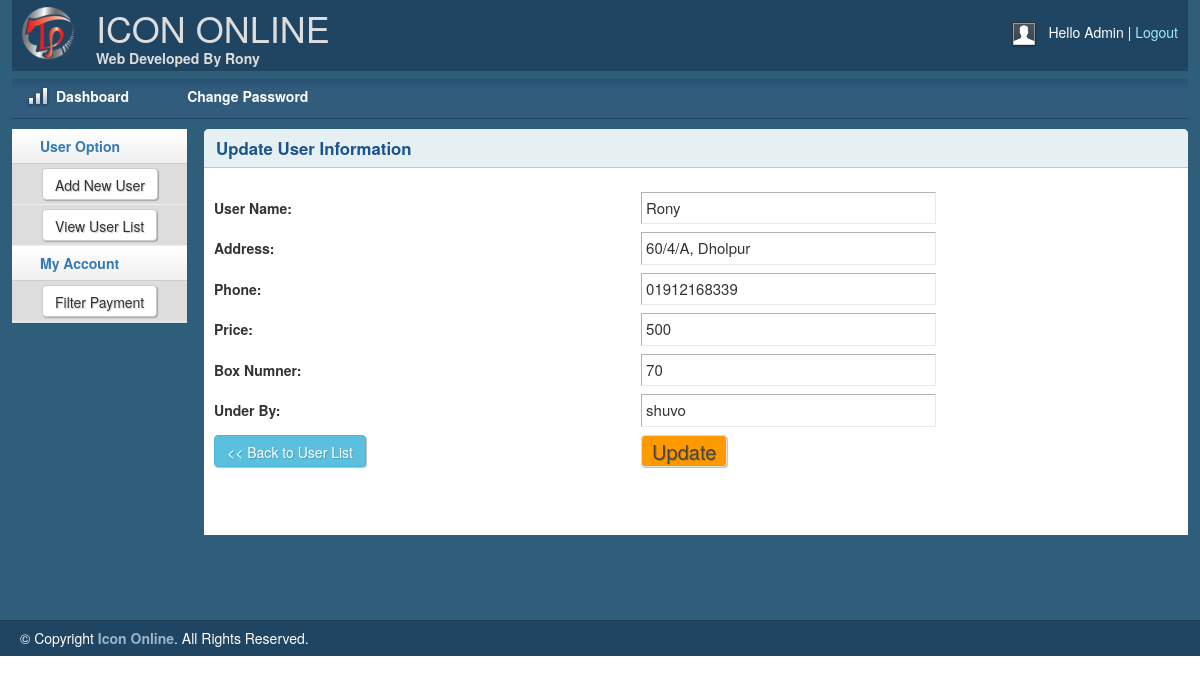
/useredit.php?userid=64, run on the app's committed database.
### tables this page shows
CREATE TABLE IF NOT EXISTS `user_info` (
  `user_id` int(11) NOT NULL AUTO_INCREMENT,
  `user_name` varchar(255) NOT NULL,
  `address` varchar(255) NOT NULL,
  `phone` varchar(255) NOT NULL,
  `price` int(50) NOT NULL,
  `box_num` varchar(255) NOT NULL,
  `under_by` varchar(255) NOT NULL,
  PRIMARY KEY (`user_id`)
);

### lib/Database.php (called while the page is built, shortened)
<?php
Class Database{
 public $host   = DB_HOST;
 public $user   = DB_USER;
 public $pass   = DB_PASS;
 public $dbname = DB_NAME;
 public $link;
private function connectDB(){
 $this->link = new mysqli($this->host, $this->user, $this->pass, $this->dbname);
 }
public function select($query){
  $result = $this->link->query($query) or die($this->link->error.__LINE__);
  if($result->num_rows > 0){
    return $result;
  } else {
    return false;
  }
 }
}

### classes/User.php (called while the page is built, shortened)
<?php
   $filepath = realpath(dirname(__FILE__));
    include_once ($filepath.'/../lib/Database.php');
?>
<?php
class User{
	 private $db;
	 public function __construct(){
		$this->db=new Database();
	}
	public function getUserById($id){
		$query =  "SELECT * FROM user_info where user_id='$id'";
		$result = $this->db->select($query);
        return $result;
	}
}
?>

### useredit.php (the view, shortened to what this page needs)
<?php include 'inc/header.php';?>
<?php include 'inc/sidebar.php';?>
<?php include 'classes/User.php';?>
<?php
if(!isset($_GET['userid']) || $_GET['userid']== NULL) {
       echo "<script> window.location='userlist.php';</script>";
       }
       else{
        $id = preg_replace('/[^-a-zA-Z0-9_]/', '', $_GET['userid']);
       }
  $us=new User();
?>
<div class="grid_10">
    <div class="box round first grid">
        <h2>Update User Information</h2>
        <div class="block">
               <?php
                    $getUser  = $us->getUserById($id);
                    if($getUser ){
                      while ($value= $getUser->fetch_assoc()) {
                 ?>
         <form action="" method="post" enctype="multipart/form-data">
            <table class="form">
                 <tr>
                    <td>
                        <label>User Name:</label>
                    </td>
                    <td>
                        <input type="text" name="user_name" value="<?php echo $value['user_name'];?>" class="medium" />
                    </td>
                </tr>
                 <tr>
                    <td>
                        <label>Address:</label>
                    </td>
                    <td>
                        <input type="text" name="address" value="<?php echo $value['address'];?>" class="medium" />
                    </td>
                </tr>
                 <tr>
                    <td>
                        <label>Phone:</label>
                    </td>
                    <td>
                        <input type="text" name="phone" value="<?php echo $value['phone'];?>" class="medium" />
                    </td>
                </tr>
                <tr>
                    <td>
                        <label>Price:</label>
                    </td>
                    <td>
                        <input type="text" name="price" value="<?php echo $value['price'];?>" class="medium" />
                    </td>
                </tr>
                <tr>
                    <td>
                        <label>Box Numner:</label>
                    </td>
                    <td>
                        <input type="text" name="box_num" value="<?php echo $value['box_num'];?>" class="medium" />
                    </td>
                </tr>
                <tr>
                    <td>
                        <label>Under By:</label>
                    </td>
                    <td>
                        <input type="text" name="under_by" value="<?php echo $value['under_by'];?>" class="medium" />
                    </td>
                </tr>
               <tr>
                    <td><a href="userlist.php"><button type="button" class="btn btn-info"><< Back to User List</button></a></td>
                    <td>
                        <input class="btn btn-secondary" type="submit" name="submit" Value="Update" />
                    </td>
                </tr>
            </table>
            </form>
                     <?php }}?>
        </div>
    </div>
</div>
<?php include 'inc/footer.php';?>

### css/layout.css (style rules this page uses)
body { background: #fff none repeat scroll 0 0; color: #444; font-size: 14px; padding: 0; }
a { color: #000; font-weight:bold; text-decoration: none; }
h1, h2, h3, h4, h5, h6 { line-height:1.2em; margin-bottom:.3em; }
h2 { margin-top:1em; }
.box { background:#fff; margin-bottom:20px; padding:10px 10px 10px 10px; margin-left:-8px; }
.box.grid { padding-bottom:40px; }
.box.round { -moz-border-radius: 5px 5px 0px 0px; -webkit-border-radius: 5px 5px 0px 0px; border-radius: 5px 5px 0px 0px; }
.box h2 { font-size:1.2em; font-weight:bold; color:#1B548D; background:#E6F0F3; margin:-10px -10px 0 -10px; padding:10px 12px; border-bottom:1px solid #B3CBD6; -moz-border-radius: 5px 5px 0px 0px; -webkit-border-radius: 5px 5px 0px 0px; border-radius: 5px 5px 0px 0px; }
.box.first { min-height: 406px; }
.block { padding-top:20px; }
table.form { width:100%; }
table.form td { padding:4px 0px; }
table.form label { font-weight:bold; }
table.form input, table.form select { font-size: 15px; padding: 4px 4px 5px 4px; border-top: 1px solid #b3b3b3; border-left: 1px solid #b3b3b3; border-right: 1px solid #eaeaea; border-bottom: 1px solid #eaeaea; }
table.form input[type="submit"] { border: 1px solid #ddd; color: #444; cursor: pointer; font-size: 20px; padding: 2px 10px; }
input.medium { width: 55%; }
.block { padding-bottom:1px; }
.btn, .btn-icon, .btn-mini { background-repeat: repeat-x; color: #FFF; font-weight: bold; display: inline-block; text-decoration: none; border-width: 1px; border-style: solid; padding: 0 15px 4px; *padding: 0 7px 4px; margin: 0; text-shadow: 1px 1px 1px rgba(0,0,0,.2); -moz-box-shadow: 1px 1px 1px rgba(0,0,0,.25); -webkit-box-shadow: 1px 1px 1px rgba(0,0,0,.25); -moz-border-radius: 4px; -webkit-border-radius: 4px; filter: progid:DXImageTransform.Microsoft.Shadow(color=#999999,direction=135,strength=2); cursor: pointer; position: relative; }
.btn, .btn-icon { background-position: 0 -80px; font-size: 12px; height: 32px; line-height: 29px; }
.btn, .btn-icon, .btn-mini, .btn:visited, .btn-icon:visited, .btn-mini:visited { background-image: url(../img/bg-lite.png); background-color: #F90; border-color: #D58000; color: #FFF; }

### data on the page
user_info: user_name "Rony", address "60/4/A, Dholpur", phone "01912168339", price "500", box_num "70", under_by "shuvo"
